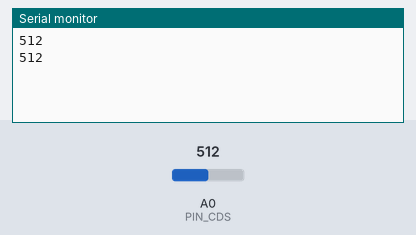
This sketch was run on a simulated Arduino Uno, built with avr-gcc and run on an emulated ATmega328P. Parts: the last lines printed to the serial monitor. The inputs (shaded band) are chosen by the test bench; at power-on: A0 (PIN_CDS) = 512.

Above: at 1.8 s.
1.9 s: A0 (PIN_CDS) set to 716
At 2.7 s:
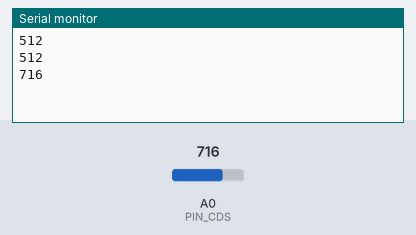
3.4 s: A0 (PIN_CDS) set to 900
At 4.8 s:
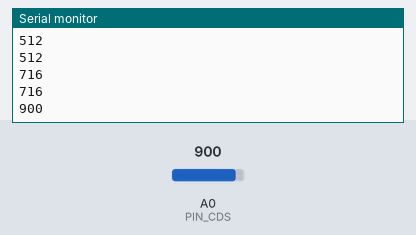
Timing chart, 0 to 6.4 s (numbered marks = the images above; inputs shaded):
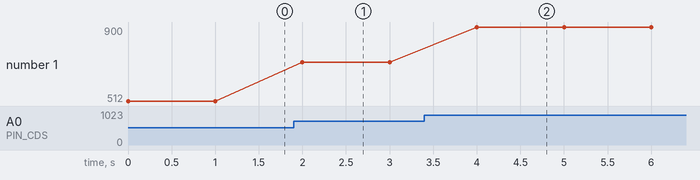

Measured:
- after the input at 1.9 s, the serial monitor: prints a new line after 0.10 s (image 1)
- after the input at 3.4 s, the serial monitor: prints a new line after 0.60 s (image 2)
- plotted number 1: 512 → 716 after the input at 1.9 s, 716 → 900 after the input at 3.4 s

The sketch:

cds.ino
```cpp
/*
   cdsの値をArduino IDEのシリアルモニタに送信して表示するサンプルプログラム。
*/

#include <Arduino.h>

#define PIN_CDS (A0)

void setup() {
    Serial.begin(9600);
}

void loop() {
    int val = analogRead(PIN_CDS);
    Serial.println(val);
    delay(1000);
}
```
